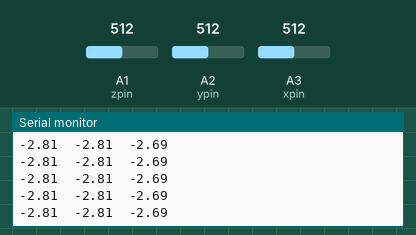
A sketch run on a simulated Arduino Uno, built with avr-gcc and run on an emulated ATmega328P. On the bench: the last lines printed to the serial monitor. The inputs (shaded band) are chosen by the test bench; at power-on: A1 (zpin) = 512, A2 (ypin) = 512, A3 (xpin) = 512.

Above: at 1.2 s.
1.3 s: A1 (zpin) set to 716
At 1.33 s:
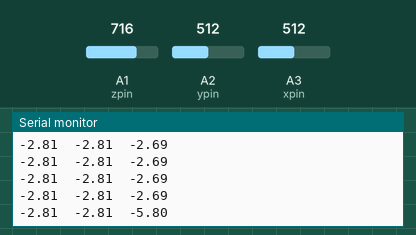
2.8 s: A2 (ypin) set to 716
At 2.85 s:
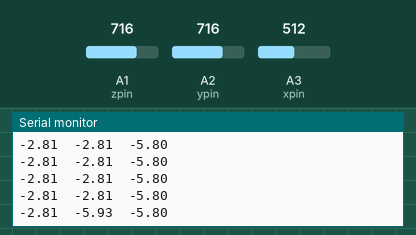
5.8 s: A3 (xpin) set to 716
At 5.8 s:
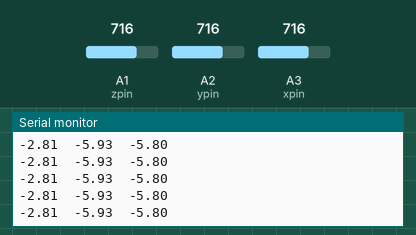
7.3 s: A1 (zpin) set to 900
At 7.33 s:
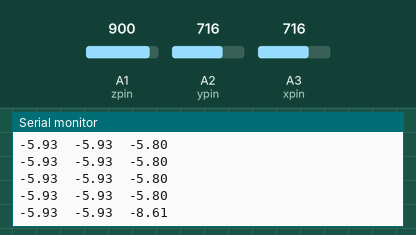
8.8 s: A2 (ypin) set to 900
At 8.85 s:
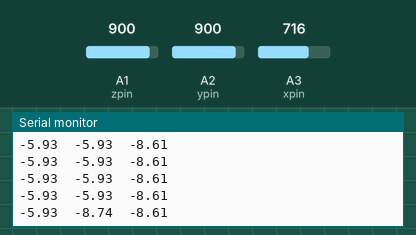
11.8 s: A3 (xpin) set to 900
At 11.8 s:
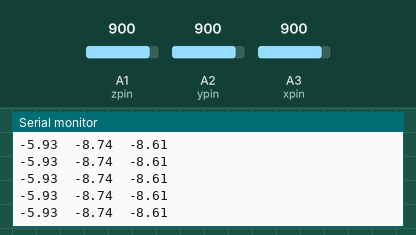
Timing chart, 0 to 14.3 s (numbered marks = the images above; inputs shaded):
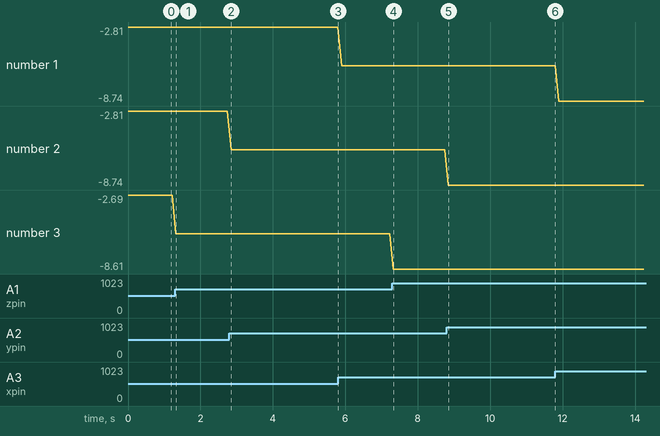

The sketch:

ADXL3xx.ino
```cpp
// these constants describe the pins. They won't change:
const int groundpin = 18;             // analog input pin 4 -- ground
const int powerpin = 19;              // analog input pin 5 -- voltage
const int xpin = A3;                  // x-axis of the accelerometer
const int ypin = A2;                  // y-axis
const int zpin = A1;                  // z-axis (only on 3-axis models)

int xvalue;
int yvalue;
int zvalue;

void setup() {
  // initialize the serial communications:
  Serial.begin(9600);

  // Provide ground and power by using the analog inputs as normal digital pins.
  // This makes it possible to directly connect the breakout board to the
  // Arduino. If you use the normal 5V and GND pins on the Arduino,
  // you can remove these lines.
  //pinMode(groundpin, OUTPUT);
  //pinMode(powerpin, OUTPUT);
  //digitalWrite(groundpin, LOW);
  //digitalWrite(powerpin, HIGH);
}

void loop() {

  xvalue = analogRead(xpin);
  int x = map(xvalue, 262, 393, -100, 100);
  float xg = (float)x/(-100.00);
  Serial.print(xg);
  //Serial.print("g    ");

  yvalue = analogRead(ypin);
  int y = map(yvalue, 262, 393, -100, 100);
  float yg = (float)y/(-100.00);
  Serial.print("\t");
  Serial.print(yg);
  //Serial.print("g    ");

  zvalue = analogRead(zpin);
  int z = map(zvalue, 270, 401, -100, 100);
  float zg = (float)z/(-100.00);
  Serial.print("\t");
  Serial.println(zg);
  //Serial.println("g    ");

  delay(100);
}
```

Measured:
- after the input at 1.3 s, the serial monitor: prints a new line at once (image 1)
- after the input at 2.8 s, the serial monitor: prints a new line after 0.05 s (image 2)
- after the input at 7.3 s, the serial monitor: prints a new line at once (image 4)
- after the input at 8.8 s, the serial monitor: prints a new line after 0.05 s (image 5)
- plotted number 2: -2.81 → -5.93 after the input at 2.8 s, -5.93 → -8.74 after the input at 8.8 s
- plotted number 3: -2.69 → -5.8 after the input at 1.3 s, -5.8 → -8.61 after the input at 7.3 s
